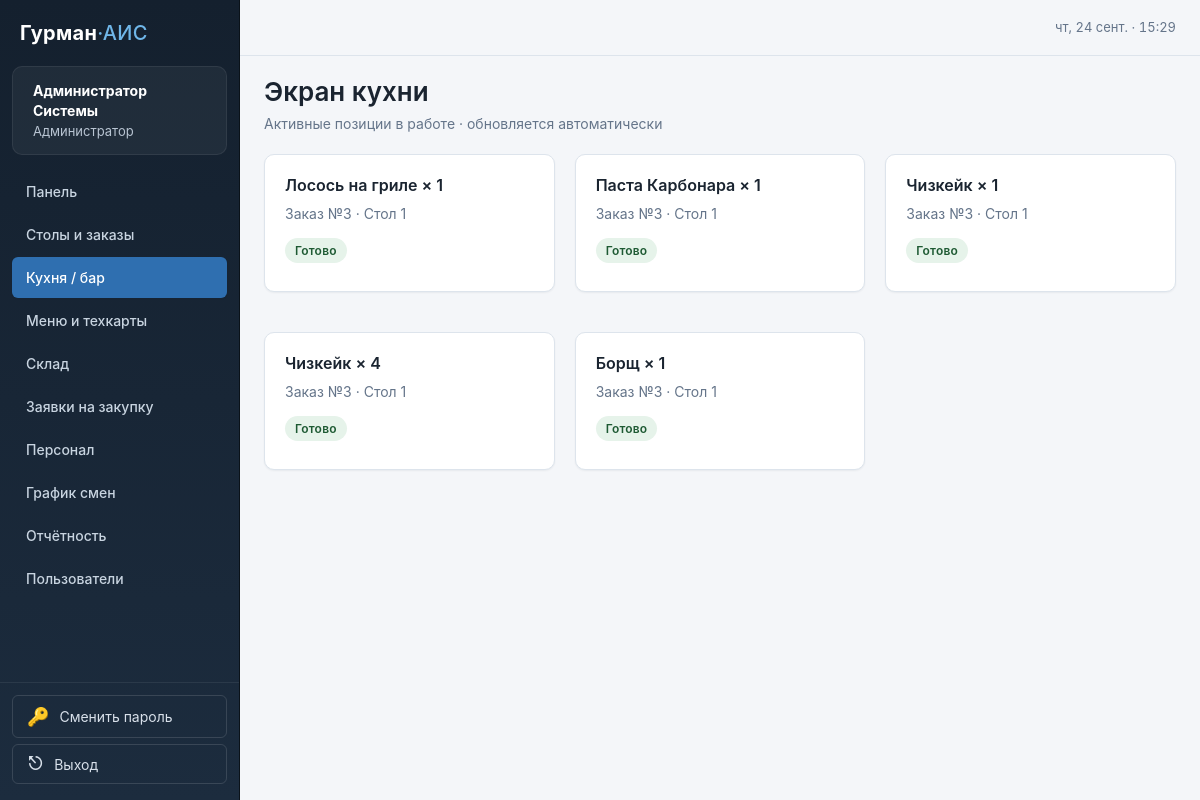
Page /orders/kitchen (signed in) on the committed database.
### tables this page shows
CREATE TABLE users (
    id INTEGER PRIMARY KEY AUTOINCREMENT,
    username TEXT UNIQUE NOT NULL,
    password_hash TEXT NOT NULL,
    full_name TEXT NOT NULL,
    role TEXT NOT NULL CHECK (role IN ('admin', 'waiter', 'cook', 'bartender', 'storekeeper', 'accountant')),
    is_active INTEGER NOT NULL DEFAULT 1,
    created_at TEXT NOT NULL DEFAULT (datetime('now'))
, "session_version" INTEGER NOT NULL DEFAULT 1);

CREATE TABLE order_items (
    id INTEGER PRIMARY KEY AUTOINCREMENT,
    order_id INTEGER NOT NULL REFERENCES orders(id) ON DELETE CASCADE,
    dish_id INTEGER NOT NULL REFERENCES dishes(id),
    qty INTEGER NOT NULL DEFAULT 1,
    price REAL NOT NULL,
    status TEXT NOT NULL DEFAULT 'new' CHECK (status IN ('new', 'cooking', 'ready', 'served', 'cancelled')),
    comment TEXT
);

CREATE TABLE dishes (
    id INTEGER PRIMARY KEY AUTOINCREMENT,
    name TEXT NOT NULL,
    category_id INTEGER REFERENCES categories(id) ON DELETE SET NULL,
    price REAL NOT NULL DEFAULT 0,
    description TEXT,
    station TEXT NOT NULL DEFAULT 'kitchen' CHECK (station IN ('kitchen', 'bar')),
    is_active INTEGER NOT NULL DEFAULT 1
);

CREATE TABLE restaurant_tables (
    id INTEGER PRIMARY KEY AUTOINCREMENT,
    number INTEGER UNIQUE NOT NULL,
    seats INTEGER NOT NULL DEFAULT 2,
    status TEXT NOT NULL DEFAULT 'free' CHECK (status IN ('free', 'occupied', 'reserved'))
);

### app.py (the view)
@orders.route("/kitchen")
@roles_required("cook", "bartender")
def kitchen_view():
    db = get_db()
    station = "bar" if g.user["role"] == "bartender" else "kitchen"
    items = db.execute(
        """
        SELECT oi.*, d.name AS dish_name, o.id AS order_id, t.number AS table_number
        FROM order_items oi
        JOIN dishes d ON d.id = oi.dish_id
        JOIN orders o ON o.id = oi.order_id
        LEFT JOIN restaurant_tables t ON t.id = o.table_id
        WHERE d.station = ? AND oi.status IN ('cooking', 'ready')
        ORDER BY oi.id
        """,
        (station,),
    ).fetchall()
    return render_template("orders/kitchen.html", items=items, station=station)

### app.py (called while the page is built)
def get_db():
    if "db" not in g:
        g.db = sqlite3.connect(
            Config.DATABASE,
            detect_types=sqlite3.PARSE_DECLTYPES,
            timeout=5.0,
            isolation_level=None,
        )
        g.db.row_factory = sqlite3.Row
        g.db.execute("PRAGMA foreign_keys = ON")
        g.db.execute("PRAGMA journal_mode = WAL")
        g.db.execute("PRAGMA synchronous = NORMAL")
        g.db.execute("PRAGMA busy_timeout = 5000")
    return g.db

def roles_required(*roles):
    def decorator(view):
        @functools.wraps(view)
        def wrapped(*args, **kwargs):
            if g.user is None:
                return redirect(url_for("auth.login", next=request.path))
            if g.user["role"] not in roles and g.user["role"] != "admin":
                flash("Недостаточно прав для выполнения этого действия.", "error")
                return redirect(url_for("index"))
            return view(*args, **kwargs)
        return wrapped
    return decorator

@auth.before_app_request
def load_logged_in_user():
    if request.endpoint == "static":
        g.user = None
        return
    user_id = session.get("user_id")
    if user_id is None:
        g.user = None
        return
    db = get_db()
    row = db.execute(
        "SELECT id, username, full_name, role, is_active, session_version "
        "FROM users WHERE id = ? AND is_active = 1",
        (user_id,),
    ).fetchone()
    if row is None:
        session.clear()
        g.user = None
        return
    try:
        db_sv = row["session_version"]
    except (KeyError, IndexError):
        db_sv = 1
    if session.get("sv", 1) != db_sv:
        session.clear()
        g.user = None
        return
    g.user = row

### templates/orders/kitchen.html (shortened to what this page needs)
{% extends "base.html" %}
{% block body_attrs %}data-autorefresh="15"{% endblock %}
{% block content %}
{% set item_status_labels = {
    'cooking': 'Готовится',
    'ready':   'Готово'
} %}
<div class="page-header">
    <div>
        <h1>{{ 'Экран бара' if station == 'bar' else 'Экран кухни' }}</h1>
        <p class="subtitle">
            Активные позиции в работе · обновляется автоматически
        </p>
    </div>
</div>
<div class="grid grid--3">
    {% for item in items %}
    <div class="card">
        <h3 class="mt-0">{{ item['dish_name'] }} × {{ item['qty'] }}</h3>
        <p class="text-muted">
            Заказ №{{ item['order_id'] }} ·
            Стол {{ item['table_number'] or '—' }}
        </p>
        <span class="badge badge--{{ item['status'] }}">
            {{ item_status_labels.get(item['status'], item['status']) }}
        </span>
    </div>
    {% else %}
        <p class="empty-state">Нет активных позиций</p>
    {% endfor %}
</div>
{% endblock %}

### templates/base.html (shortened to what this page needs)
<!doctype html>
<html lang="ru">
<head>
    <link rel="stylesheet" href="{{ url_for('static', filename='css/style.css') }}">
</head>
<body {% block body_attrs %}{% endblock %}>
<div class="app-layout">
    <aside class="sidebar">
        <div class="sidebar__brand">Гурман<span>·АИС</span></div>
        {% if g.user %}
        {% set R = g.user['role'] %}
        {% set ep = request.endpoint or '' %}
        <div class="sidebar__user">
            <strong>{{ g.user['full_name'] }}</strong>
            {{ role_labels.get(g.user['role'], g.user['role']) }}
        </div>
        <nav>
            <a href="{{ url_for('index') }}"
               class="{{ 'active' if ep == 'index' else '' }}">Панель</a>
            {% if R in ('admin', 'waiter') %}
            <a href="{{ url_for('orders.tables') }}"
               class="{{ 'active' if ep in ('orders.tables', 'orders.detail') else '' }}">Столы и заказы</a>
            {% endif %}
            {% if R in ('admin', 'cook', 'bartender') %}
            <a href="{{ url_for('orders.kitchen_view') }}"
               class="{{ 'active' if ep == 'orders.kitchen_view' else '' }}">Кухня / бар</a>
            {% endif %}
            {% if R in ('admin', 'cook', 'bartender', 'waiter', 'accountant') %}
            <a href="{{ url_for('dishes.list_dishes') }}"
               class="{{ 'active' if ep.startswith('dishes.') else '' }}">Меню и техкарты</a>
            {% endif %}
            {% if R in ('admin', 'storekeeper', 'accountant') %}
            <a href="{{ url_for('warehouse.stock') }}"
               class="{{ 'active' if ep in ('warehouse.stock', 'warehouse.new_ingredient', 'warehouse.movements') else '' }}">Склад</a>
            <a href="{{ url_for('warehouse.requests_list') }}"
               class="{{ 'active' if ep == 'warehouse.requests_list' else '' }}">Заявки на закупку</a>
            {% endif %}
            {% if R in ('admin', 'accountant') %}
            <a href="{{ url_for('staff.list_employees') }}"
               class="{{ 'active' if ep in ('staff.list_employees', 'staff.new_employee') else '' }}">Персонал</a>
            <a href="{{ url_for('staff.schedule') }}"
               class="{{ 'active' if ep == 'staff.schedule' else '' }}">График смен</a>
            <a href="{{ url_for('reports.index') }}"
               class="{{ 'active' if ep == 'reports.index' else '' }}">Отчётность</a>
            {% endif %}
            {% if R == 'admin' %}
            <a href="{{ url_for('auth.users') }}"
               class="{{ 'active' if ep in ('auth.users', 'auth.new_user') else '' }}">Пользователи</a>
            {% endif %}
        </nav>
        <div class="sidebar__logout">
            <a class="logout-btn logout-btn--block"
               href="{{ url_for('auth.change_password') }}">
                <span>🔑</span>
                <span>Сменить пароль</span>
            </a>
            <form method="post" action="{{ url_for('auth.logout') }}">
                <button type="submit" class="logout-btn">
                    <span>⎋</span>
                    <span>Выход</span>
                </button>
            </form>
        </div>
        {% endif %}
    </aside>
    <main class="main">
        <div class="topbar">
            <div class="topbar__clock" id="clock"></div>
        </div>
        {% block content %}{% endblock %}
    </main>
</div>
</body>
</html>

### static/css/style.css (style rules this page uses)
*, *::before, *::after { box-sizing: border-box; }
html, body { height: 100%; }
body { margin: 0; font-family: var(--font-sans); font-size: var(--fs-md); line-height: var(--lh-base); color: var(--color-text); background: var(--color-bg); -webkit-font-smoothing: antialiased; text-rendering: optimizeLegibility; }
h1, h2, h3, h4, h5, h6 { margin: 0 0 .5em; line-height: var(--lh-tight); font-weight: 600; color: var(--color-text); }
h1 { font-size: var(--fs-2xl); }
h3 { font-size: var(--fs-lg); }
p { margin: 0 0 1em; }
a { color: var(--color-primary); text-decoration: none; transition: color var(--transition); }
.app-layout { display: grid; grid-template-columns: var(--sidebar-w) 1fr; min-height: 100vh; }
.sidebar { display: flex; flex-direction: column; background: linear-gradient(180deg, #14202e 0%, #1c2c3e 100%); color: #d8e0ea; padding: 18px 0 12px; position: sticky; top: 0; height: 100vh; overflow-y: auto; border-right: 1px solid #0a1219; }
.sidebar__brand { font-size: 20px; font-weight: 700; letter-spacing: .3px; padding: 0 20px 18px; color: #fff; }
.sidebar__brand span { color: #6fb6e8; font-weight: 500; }
.sidebar__user { padding: 14px 20px; margin: 0 12px 12px; background: rgba(255, 255, 255, .05); border: 1px solid rgba(255, 255, 255, .07); border-radius: var(--radius); font-size: var(--fs-sm); line-height: 1.4; color: #b8c4d2; }
.sidebar__user strong { display: block; font-size: var(--fs-md); color: #fff; margin-bottom: 2px; }
.sidebar nav { flex: 1 1 auto; display: flex; flex-direction: column; gap: 2px; padding: 4px 12px; }
.sidebar nav a { display: block; padding: 10px 14px; border-radius: var(--radius-sm); color: #c8d4e0; font-size: var(--fs-md); font-weight: 500; text-decoration: none; transition: background var(--transition), color var(--transition); }
.sidebar nav a.active { background: var(--color-primary); color: #fff; box-shadow: var(--shadow-sm); }
.sidebar__logout { margin-top: auto; padding: 12px 12px 4px; border-top: 1px solid rgba(255, 255, 255, .07); }
.logout-btn { display: flex; align-items: center; gap: 10px; width: 100%; padding: 10px 14px; background: transparent; border: 1px solid rgba(255, 255, 255, .13); border-radius: var(--radius-sm); color: #d8e0ea; font-size: var(--fs-md); font-family: inherit; cursor: pointer; transition: background var(--transition), border-color var(--transition); }
.logout-btn--block { text-decoration: none; margin-bottom: 6px; }
.logout-btn span:first-child { font-size: 18px; line-height: 1; }
.main { display: flex; flex-direction: column; min-width: 0; padding: 0 var(--container-pad) 40px; }
.topbar { height: var(--topbar-h); display: flex; align-items: center; gap: 12px; border-bottom: 1px solid var(--color-border); margin: 0 calc(var(--container-pad) * -1) 20px; padding: 0 var(--container-pad); background: var(--color-bg); position: sticky; top: 0; z-index: 20; }
.topbar__clock { font-variant-numeric: tabular-nums; color: var(--color-muted); font-size: var(--fs-sm); }
.page-header { display: flex; align-items: flex-start; justify-content: space-between; gap: 16px; margin-bottom: 20px; flex-wrap: wrap; }
.page-header h1 { margin: 0 0 4px; }
.subtitle { margin: 0; color: var(--color-muted); font-size: var(--fs-md); }
.card { background: var(--color-surface); border: 1px solid var(--color-border); border-radius: var(--radius); padding: 20px; box-shadow: var(--shadow-sm); margin-bottom: 20px; }
.grid { display: grid; gap: 20px; margin-bottom: 20px; }
.grid--3 { grid-template-columns: repeat(3, minmax(0, 1fr)); }
.text-muted { color: var(--color-muted); }
.badge { display: inline-block; padding: 3px 10px; border-radius: var(--radius-pill); font-size: var(--fs-xs); font-weight: 600; letter-spacing: .2px; background: var(--color-neutral-soft); color: var(--color-neutral-ink); line-height: 1.6; white-space: nowrap; }
.badge--ready { background: var(--color-success-soft); color: var(--color-success-ink); }
.mt-0 { margin-top: 0 !important; }

### rows in the picture
users: user.full_name "Администратор Системы", get "Администратор"
order_items: dish_name "Лосось на гриле", qty "1", order_id "3", number "1", get "Готово"
order_items: dish_name "Паста Карбонара", qty "1", order_id "3", number "1", get "Готово"
order_items: dish_name "Чизкейк", qty "1", order_id "3", number "1", get "Готово"
order_items: dish_name "Чизкейк", qty "4", order_id "3", number "1", get "Готово"
order_items: dish_name "Борщ", qty "1", order_id "3", number "1", get "Готово"

### other values in the picture
{{ 'Экран бара' if station == 'bar' else 'Экран кухни' }} "Экран кухни"
